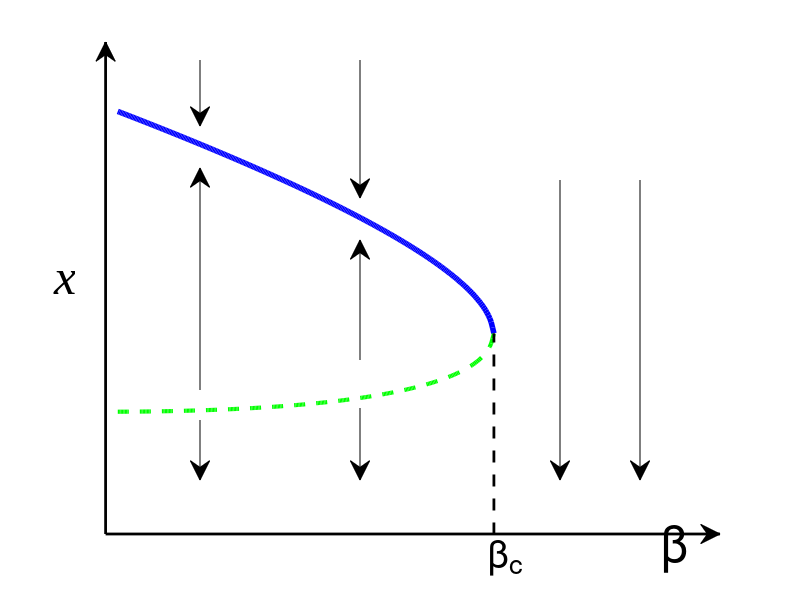

Recreate this plot in MATLAB.
function Figure1_c
%   Figure1_main Plots all the Figures 1 c in our paper "Universal
%   resilience patterns in complex networks".
%
%  
%   NuRsEv2.0
%   $Id: Figure1_main.m Created at 2018-2-26 11:35:29 $
%   by Jianxi Gao, RPI, Troy, NY
%   Copyright (c) 2012-2018 by Center for Complex Network Research (CCNR)

figure1 = figure('color',[1 1 1]);

Va = 1;
R = 0.5; X = 0.6;beta = 0.6;
PL = 0.01:0.001:0.283;
a = (R*PL+X*PL*beta)/Va;b = (-R*PL*beta+X*PL)/Va;

V1 = (-2*(a/Va^2-1)+sqrt((2*a/Va-1).^2-4*(1/Va^2)*(a.^2+b.^2)))/2/Va^2;
V2 = (-2*(a/Va^2-1)-sqrt((2*a/Va-1).^2-4*(1/Va^2)*(a.^2+b.^2)))/2/Va^2;

plot(PL,V1,'-b','LineWidth',4);hold on;
plot(PL,V2,'--g','LineWidth',3);hold on;

plot([PL(end),PL(end)],[0,V1(end)],'--k','LineWidth',2)

ylim([0.1,1.7])
xlim([0,0.45])


annotation(figure1,'arrow',[0.25 0.25],[0.9 0.79]);
annotation(figure1,'arrow',[0.45 0.45],[0.9 0.67]);

annotation(figure1,'arrow',[0.25 0.25],[0.35 0.72]);
annotation(figure1,'arrow',[0.45 0.45],[0.4 0.6]);

annotation(figure1,'arrow',[0.25 0.25],[0.3 0.2]);
annotation(figure1,'arrow',[0.45 0.45],[0.32 0.2]);


annotation(figure1,'arrow',[0.7 0.7],[0.7 0.2]);
annotation(figure1,'arrow',[0.8 0.8],[0.7 0.2]);

axis off
annotation('arrow',[0.132 0.132],[0.11 0.93],'LineStyle','-','color',[0 0 0],'LineWidth',2);
annotation('arrow',[0.132 0.9],[0.11 0.11],'LineStyle','-','color',[0 0 0],'LineWidth',2);

annotation(figure1,'textbox',...
    [0.609285714285709 0.051904761904767 0.0399999999999999 0.0400000000000001],...
    'String','\beta_c',...
    'FontSize',28,...
    'FontName','Helvetica',...
    'FitBoxToText','off',...
    'EdgeColor',[1 1 1]);



annotation(figure1,'textbox',...
    [0.826071428571427 0.0771428571428574 0.02 0.0200000000000001],...
    'String','\beta',...
    'FontSize',36,...
    'FontName','Helvetica',...
    'FitBoxToText','off',...
    'EdgeColor',[1 1 1]);


annotation(figure1,'textbox',...
    [0.0667857142857142 0.506190476190478 0.05 0.05],'String','x','FontSize',36,...
    'FontName','Times New Roman',...
    'FontAngle','italic',...
    'FitBoxToText','off',...
    'EdgeColor',[1 1 1]);
